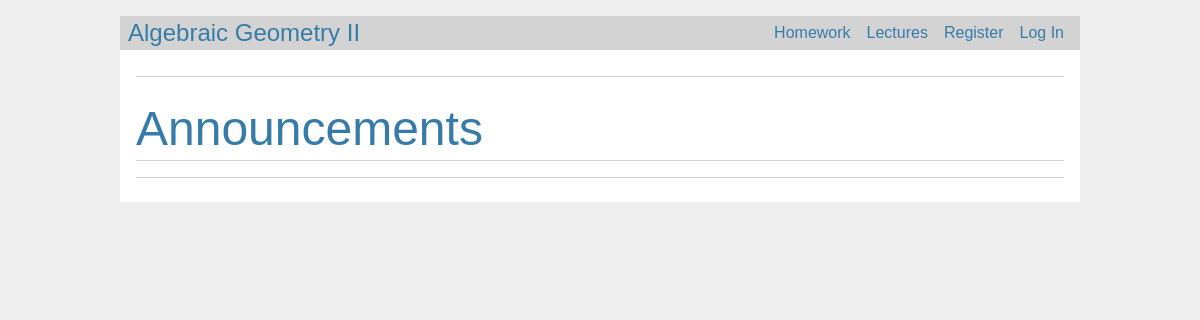
Before: / with the older database file.
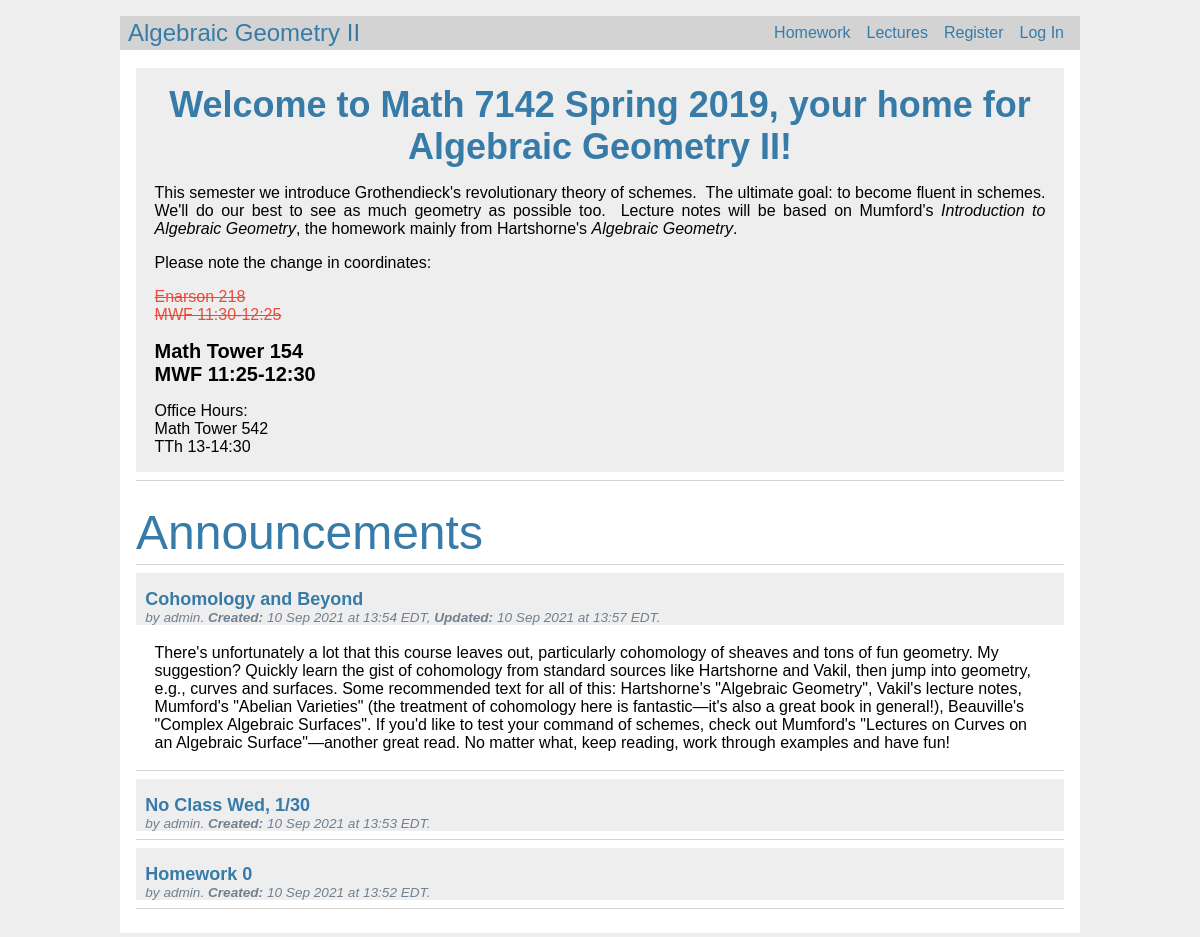
After: the same page with the newer database file.
### main/index/models.py (models this page shows, shortened)
class Welcome(Model):
    __table_args__ = {'extend_existing': True}
    greeting = Column(db.Text, nullable=True)
    created = Column(db.DateTime, nullable=False, default=datetime.datetime.now().astimezone())
    author_id = Column(db.Integer, db.ForeignKey("user.id"), nullable=False)
    users = relationship("main.auth.models.User", back_populates="welcomes")

### main/announcements/models.py (models this page shows, shortened)
class Announcement(Model):
    __table_args__ = {'extend_existing': True}
    subject = Column(db.Text, nullable=False)
    body = Column(db.Text, nullable=False)
    created = Column(db.DateTime, nullable=False, default=db.func.current_timestamp())
    created_text = Column(db.Text, nullable=False)
    updated_text = Column(db.Text, nullable=True)
    author_id = Column(db.Integer, db.ForeignKey("user.id"), nullable=False)
    users = relationship("main.auth.models.User", back_populates="announcements")

### main/auth/models.py (models this page shows, shortened)
class User(Model):
    __table_args__ = {'extend_existing': True} # Why is this happening?  Where are the redundancies coming from?
    username = Column(db.String(32), unique=True, nullable=False)
    password = Column(db.String(256), nullable=False)
    created = Column(db.DateTime, nullable=False, default=datetime.datetime.now().astimezone())
    role_id = Column(db.Integer, db.ForeignKey("role.id"), nullable=False, default=1)
    roles = relationship("main.auth.models.Role", back_populates="users")
    announcements = relationship("main.announcements.models.Announcement", back_populates="users")
    welcomes = relationship("main.index.models.Welcome", back_populates="users")
    homeworks = relationship("main.homework.models.Homework", back_populates="users")
    lectures = relationship("main.lectures.models.Lecture", back_populates="users")

### main/index/views.py (the view)
@bp.route('/')
@decorators.permission_everyone
def index():
    welcomes = db_session.query(Welcome).limit(1).all()
    announcements = db_session.query(Announcement).join(User).order_by(
            Announcement.created.desc()
        ).all()
    announcements_size = len(announcements)
    return render_template('index/index.html', welcomes=welcomes, announcements=announcements, announcements_size=announcements_size)

### main/auth/views.py (called while the page is built)
@bp.before_app_request
def load_logged_in_user():
    username = session.get('username')
    if username is None:
        g.user = None
    else:
        g.user = vars(models.User.query.filter_by(username=username).first())

### main/templates/index/index.html (shortened to what this page needs)
{% extends 'base.html' %}
{% block welcome %}
	<div>
		<br>
	</div>
  		<div class="welcomeContainer">
  		{% for welcome in welcomes %}
			<div class="welcome">{{ welcome['greeting']|safe }}</div>
  		{% endfor %}
		</div>
		<hr>
{% endblock %}
{% block header %}
	<h1 style="font-size: 300%;">{% block title %}Announcements{% endblock %}</h1>
{% endblock %}
{% block content %}
  	{% set ns = namespace(i = 0) %}
  	{% for announcement in announcements %}
		{% set announcement_divContainer = 'announcement_divContainer[{0}]'.format(ns.i) %}
		{% set announcement_p = 'announcement_p[{0}]'.format(ns.i) %}
		<article class="post">
	  		<header>
				<div>
					<div class="announcement_divContainer" name="{{ announcement_divContainer }}">
						<div class="announcement_div">
		  					<h1>{{ announcement['subject'] }}</h1>
		  					{% if announcement['updated_text'] %}
								<div class="about">by {{ announcement.users['username'] }}.
			  						<b>Created:</b> {{ announcement['created_text'] }},
			  						<b>Updated:</b> {{ announcement['updated_text'] }}.
								</div>
		  					{% else %}
								<div class="about">by {{ announcement.users['username'] }}.
			  						<b>Created:</b> {{ announcement['created_text'] }}.
								</div>
		  					{% endif %}
						</div>
					</div>
				</div>
	  		</header>
	  		<p class="announcement_p" name={{announcement_p}}>{{ announcement['body'] }}</p>
		</article>
		{% set ns.i = ns.i + 1 %}
		{% if not loop.last %}
	  		<hr>
		{% endif %}
  	{% endfor %}
  	<hr>
{% endblock %}

### main/templates/base.html (shortened to what this page needs)
<!doctype html>
{% set active_page = active_page|default('index') -%}
<link rel="stylesheet" href="{{ url_for('static', filename='style.css') }}">
<nav>
<h1><a href="{{ url_for('index') }}">Algebraic Geometry II</a></h1>
  <ul>
      <li {% if request.endpoint == 'homework.homework_index' %} class="active" {% endif %}><a class="nounderline" href="{{ url_for('homework.homework_index') }}">Homework</a>
      <li {% if request.endpoint == 'lectures.lectures_index' %} class="active" {% endif %}><a class="nounderline" href="{{ url_for('lectures.lectures_index') }}">Lectures</a>
    {% if g.user %}
      <li><span>{{ g.user['username'] }}</span>
      <li><a class="nounderline" href="{{ url_for('auth.logout') }}">Log Out</a>
    {% else %}
      <li {% if request.endpoint == 'auth.register' %} class="active" {% endif %}><a class="nounderline" href="{{ url_for('auth.register') }}">Register</a>
      <li {% if request.endpoint == 'auth.login' %} class="active" {% endif %}><a class="nounderline" href="{{ url_for('auth.login') }}">Log In</a>
    {% endif %}
  </ul>
</nav>
<section class="content">
  {% block welcome %}{% endblock %}
  <header>
    {% block header %}{% endblock %}
  </header>
  {% block content %}{% endblock %}
</section>

### main/static/style.css (style rules this page uses)
h1 { font-family: sans-serif; font-weight: normal; color: #377ba8; margin: 1rem 0; }
a { color: #377ba8; }
a.nounderline { text-decoration: none; }
hr { border: none; border-top: 1px solid lightgray; }
nav { background: lightgray; display: flex; align-items: center; padding: 0 0.5rem; }
nav h1 { flex: auto; margin: 0; }
nav h1 a { text-decoration: none; }
nav ul { display: flex; list-style: none; margin: 0; padding: 0; }
nav ul li a, nav ul li span, header .action { display: block; padding: 0.5rem; }
.content { padding: 0 1rem 1rem; }
.content > header { border-bottom: 1px solid lightgray; display: flex; align-items: flex-end; margin-bottom: 0.5rem; }
.content > header h1 { flex: auto; margin: 1rem 0 0.25rem 0; }
.post > header { display: flex; align-items: flex-end; font-size: 0.85em; }
.post > header > div:first-of-type { flex: auto; }
.post > header h1 { font-size: large; font-weight: bold; margin-bottom: 0; }
.post .about { color: slategray; font-style: italic; }
.content:last-child { margin-bottom: 0; }
div.announcement_divContainer { cursor: pointer; display: flex; background: #eee; }
div.announcement_div { margin-left: 1%; margin-right: 1%; }
p.announcement_p { margin-top: 2%; margin-bottom: 2%; margin-left: 2%; margin-right: 2%; display: none; }
div.welcomeContainer { display: flex; background: #eee; }
div.welcome { margin-left: 2%; margin-right: 2%; color: #377ba8; }

Changed rows visible on the page:
added Welcome: greeting "Welcome to Math 7142 Spring 2019, your home for Algebraic Geometry II! This semester we introduce Grothendieck's revolutionary theory of schemes. The ultimate goal: to become fluent in schemes. We'll do our best to see as much geometry as possible too. Lecture notes will be based on Mumford's Introduction to Algebraic Geometry , the homework mainly from Hartshorne's Algebraic Geometry . Please note the change in coordinates: Enarson 218 MWF 11:30-12:25 Math Tower 154 MWF 11:25-12:30 Office Hours: Math Tower 542 TTh 13-14:30"
added Announcement: subject "Cohomology and Beyond", users.username "admin", created_text "10 Sep 2021 at 13:54 EDT", updated_text "10 Sep 2021 at 13:57 EDT", body "There's unfortunately a lot that this course leaves out, particularly cohomology of sheaves and tons of fun geometry. My suggestion? Quickly learn the gist of cohomology from standard sources like Hartshorne and Vakil, then jump into geometry, e.g., curves and surfaces. Some recommended text for all of this: Hartshorne's \"Algebraic Geometry\", Vakil's lecture notes, Mumford's \"Abelian Varieties\" (the treatment of cohomology here is fantastic—it's also a great book in general!), Beauville's \"Complex Algebraic Surfaces\". If you'd like to test your command of schemes, check out Mumford's \"Lectures on Curves on an Algebraic Surface\"—another great read. No matter what, keep reading, work through…"
added Announcement: subject "No Class Wed, 1/30", users.username "admin", created_text "10 Sep 2021 at 13:53 EDT"
added Announcement: subject "Homework 0", users.username "admin", created_text "10 Sep 2021 at 13:52 EDT"
